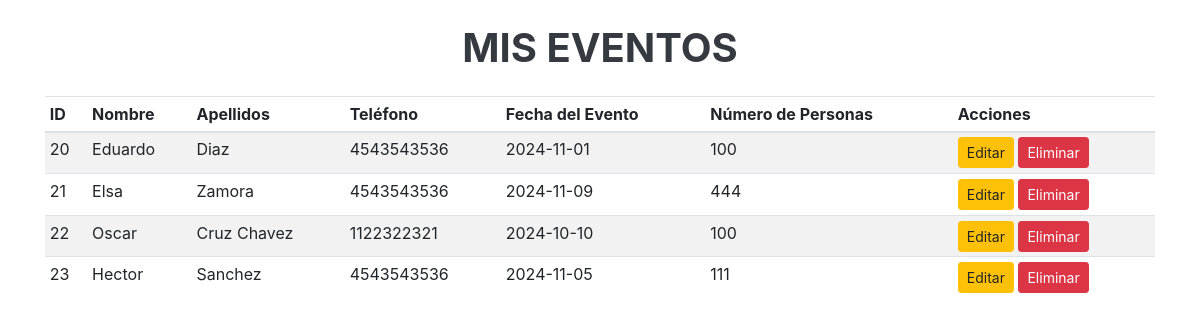
The page /usuarios/admin/eventos.php on the database as committed earlier.
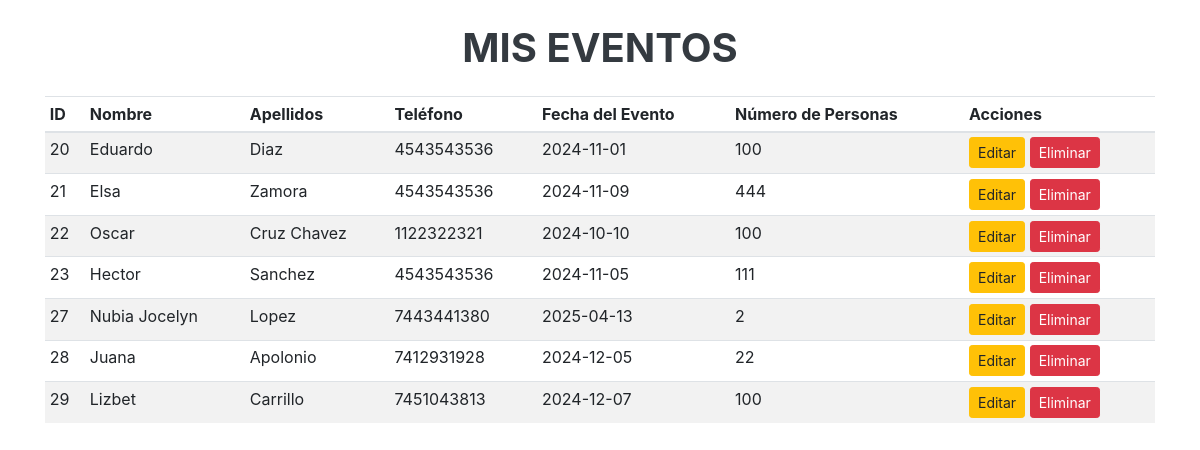
The same page on the database as committed later.
### tables this page shows
CREATE TABLE `evento` (
  `id` int(11) NOT NULL,
  `fecha_evento` date DEFAULT NULL,
  `num_personas` int(11) DEFAULT NULL,
  `id_cliente` int(11) DEFAULT NULL
);

CREATE TABLE `cliente` (
  `id` int(11) NOT NULL,
  `nombre` varchar(100) DEFAULT NULL,
  `apellidos` varchar(100) DEFAULT NULL,
  `telefono` varchar(15) DEFAULT NULL
);

### usuarios/admin/eventos.php (the view, shortened to what this page needs)
<?php
include("../../database/conexion.php");
function obtenerTodosLosEventos()
{
    global $conexion;
    try {
        $consulta = "
            SELECT
                e.id,
                c.nombre,
                c.apellidos,
                c.telefono,
                e.fecha_evento,
                e.num_personas
            FROM
                evento e
            JOIN
                cliente c ON e.id_cliente = c.id
        ";
        $stmt = $conexion->query($consulta);
        $eventos = $stmt->fetchAll(PDO::FETCH_ASSOC);
        return $eventos;
    } catch (PDOException $e) {
        echo 'Error al obtener eventos: ' . $e->getMessage() . ' en la línea ' . $e->getLine();
        return array();
    }
}
$registrosPorPagina = 10;
$totalRegistros = count(obtenerTodosLosEventos());
$paginaActual = isset($_GET['pagina']) ? $_GET['pagina'] : 1;
$indiceInicial = ($paginaActual - 1) * $registrosPorPagina;
$eventos = obtenerTodosLosEventos();
$eventosPaginados = array_slice($eventos, $indiceInicial, $registrosPorPagina);
?>
<!DOCTYPE html>
<html lang="es">
<head>
    <link href="https://maxcdn.bootstrapcdn.com/bootstrap/4.5.2/css/bootstrap.min.css" rel="stylesheet">
</head>
<body class="fondo">
    <div class="container">
        <h1 class="text-center text-dark font-weight-bold my-4">MIS EVENTOS</h1>
        <div id="eventos-container" class="table-responsive table-background">
            <table class="table table-striped table-sm table-spacing">
                <thead>
                    <tr>
                        <th>ID</th>
                        <th>Nombre</th>
                        <th>Apellidos</th>
                        <th>Teléfono</th>
                        <th>Fecha del Evento</th>
                        <th>Número de Personas</th>
                        <th>Acciones</th>
                    </tr>
                </thead>
                <tbody id="eventos-body">
                    <?php foreach ($eventosPaginados as $evento) : ?>
                        <tr>
                            <td><?php echo $evento['id']; ?></td>
                            <td><?php echo $evento['nombre']; ?></td>
                            <td><?php echo $evento['apellidos']; ?></td>
                            <td><?php echo $evento['telefono']; ?></td>
                            <td><?php echo $evento['fecha_evento']; ?></td>
                            <td><?php echo $evento['num_personas']; ?></td>
                            <td>
                                <a href="editar_evento.php?id=<?php echo $evento['id']; ?>" class="btn btn-warning btn-sm">Editar</a>
                                <a href="eliminar_evento.php?id=<?php echo $evento['id']; ?>" class="btn btn-danger btn-sm" onclick="return confirm('¿Estás seguro de que deseas eliminar este evento?');">Eliminar</a>
                            </td>
                        </tr>
                    <?php endforeach; ?>
                </tbody>
            </table>
        </div>
    </div>
</body>
</html>

Rows that differ between the two databases and show on the page:
added evento: id "27", id_cliente.nombre "Nubia Jocelyn", id_cliente.apellidos "Lopez", id_cliente.telefono "7443441380", fecha_evento "2025-04-13", num_personas "2"
added evento: id "28", id_cliente.nombre "Juana", id_cliente.apellidos "Apolonio", id_cliente.telefono "7412931928", fecha_evento "2024-12-05", num_personas "22"
added evento: id "29", id_cliente.nombre "Lizbet", id_cliente.apellidos "Carrillo", id_cliente.telefono "7451043813", fecha_evento "2024-12-07", num_personas "100"
